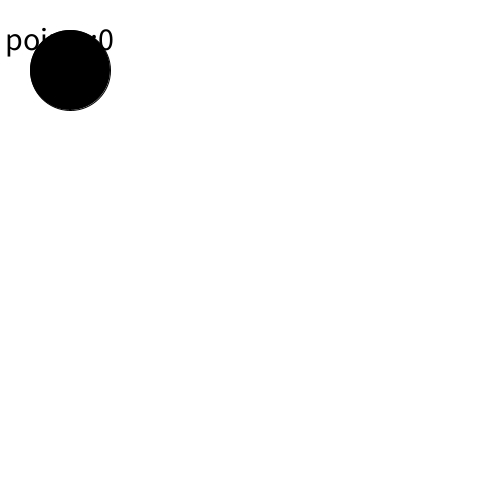
Frame 1 (no input)
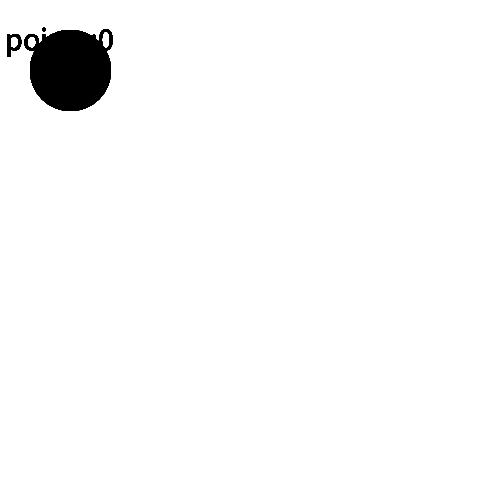
Frame 60 (the mouse pressed at the canvas centre just before this capture)
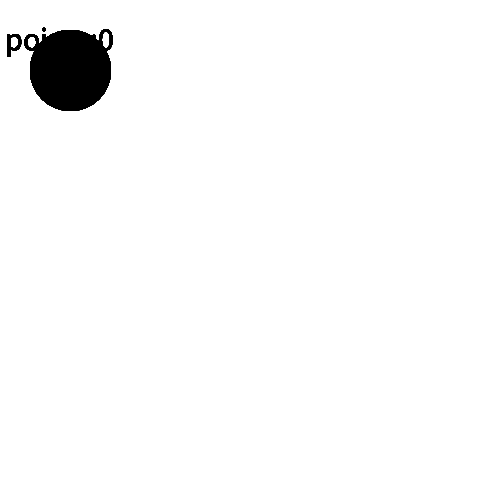
Frame 120 (the mouse held since frame 60 and released just before this capture)

The Processing sketch that drew these frames (run headless with seeded random() and noise(); from frame 60 on, the mouse is pressed at the canvas centre):

// Processing sketch: processing_116329
// ── processing_116329.pde

float d;
float cirkelX1=70;
float cirkelY1=70;
float radius=80;
int baggrundR=0;
int baggrundG=0;
int baggrundB=225;
int point=0;
void setup()
{
  size(500, 500);
  frameRate(60);
  background(255, 255, 255);
}
void draw()
{

  fill(0, 0, 0);
  ellipse(cirkelX1, cirkelY1, radius, radius);
  d=sqrt((cirkelX1-mouseX)*(cirkelX1-mouseX)+(cirkelY1-mouseY)*(cirkelY1-mouseY));

  if (d<radius+point)
  {
    background(255, 255, 255);
    cirkelX1=random(40, 490);
    cirkelY1=random(40, 490);
    radius=random(20, 50);
    ellipse(cirkelX1, cirkelY1, radius, radius);
   
    
    if(d<radius)
    {
      fill(255,255,255);
      stroke(255,255,255);
      ellipse(mouseX, mouseY, radius, radius);
          point++;
          
    }
     
  }
  textSize(32);
  text("points:"+str(point), 5, 50);
}
